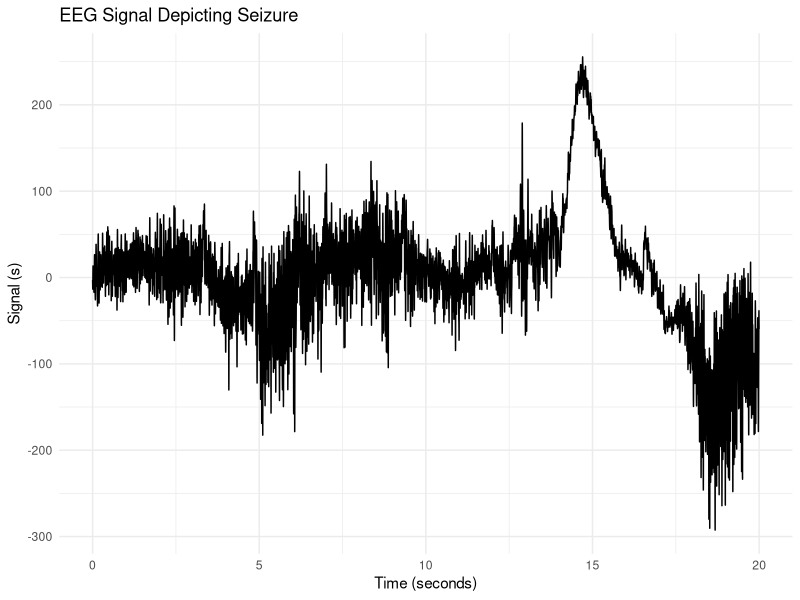

Generate this figure with R:
library(readr)
library(dplyr)
library(ggplot2)

# Read the CSV file
s_of_t_subset <- read_csv("s_of_t_subset.csv", col_names = FALSE, col_types = cols(X1 = col_double()))

# Rename the default column to 's'
s_of_t_subset <- s_of_t_subset %>% rename(s = X1)

# Sampling frequency
fs <- 500

# Create a time column
s_of_t_subset <- s_of_t_subset %>% mutate(time = (row_number() - 1) / fs)

# Plot the data
ggplot(s_of_t_subset, aes(x = time, y = s)) +
  geom_line() +
  labs(title = "EEG Signal Depicting Seizure", x = "Time (seconds)", y = "Signal (s)") +
  theme_minimal()

# View the updated dataframe
View(s_of_t_subset)